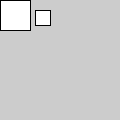
Frame 1 (no input)
Frame 60 (the mouse pressed at the canvas centre just before this capture): identical to frame 1, image omitted
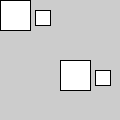
Frame 120 (the mouse held since frame 60 and released just before this capture)

The Processing sketch that drew these frames (run headless with seeded random() and noise(); from frame 60 on, the mouse is pressed at the canvas centre):

// Processing sketch: _7_17
// ── _7_17.pde
void setup()
{
  size(120,120);
}

void draw()
{
  translate(mouseX,mouseY);
  rect(0,0,30,30);
  translate(35,10);
  rect(0,0,15,15);
}
